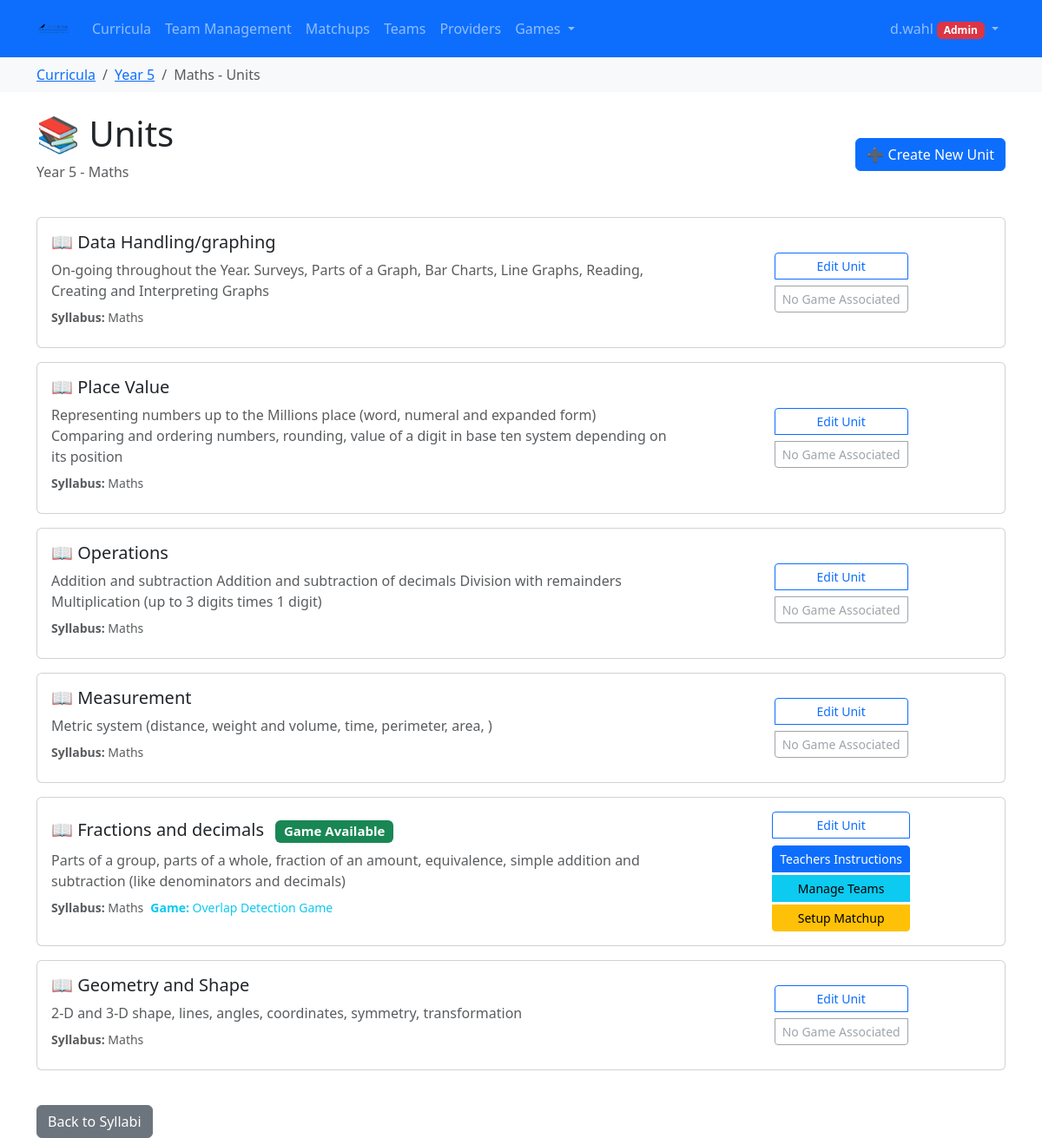
Page /syllabus/syllabus/5/units/ (signed in) on the committed database.
### syllabus/models.py (models this page shows, shortened)
class Syllabus(models.Model):
    curriculum = models.ForeignKey(Curriculum, on_delete=models.CASCADE)
    name = models.CharField(max_length=255)

class Curriculum(models.Model):
    provider = models.ForeignKey(Provider, on_delete=models.CASCADE)
    title = models.CharField(max_length=200)
    description = models.TextField(blank=True)
    start_date = models.DateField(help_text="When this curriculum becomes effective")
    end_date = models.DateField(null=True, blank=True, help_text="When this curriculum expires (leave blank if still current)")
    created_at = models.DateTimeField(auto_now_add=True)
    updated_at = models.DateTimeField(auto_now=True)

class Unit(models.Model):
    syllabus = models.ForeignKey(Syllabus, on_delete=models.CASCADE, related_name='units')
    title = models.CharField(max_length=255)
    description = models.TextField(blank=True)
    ai_game = models.ForeignKey('aigames.AiGame', on_delete=models.SET_NULL, null=True, blank=True, help_text="Optional AI game associated with this unit")

### aigames/models.py (models this page shows, shortened)
class AiGame(models.Model):
    title = models.CharField(max_length=255)
    description = models.TextField(blank=True)
    created_at = models.DateTimeField(auto_now_add=True)
    updated_at = models.DateTimeField(auto_now=True)
    class Meta:
        ordering = ['title']

### syllabus/views.py (the view)
# urls.py: path('syllabus/<int:syllabus_id>/units/', views.unit_list, name='unit_list'),
@login_required
def unit_list(request, syllabus_id):
    syllabus = get_object_or_404(Syllabus, id=syllabus_id)
    units = Unit.objects.filter(syllabus=syllabus)
    context = {
        'syllabus': syllabus,
        'units': units,
        'is_admin': is_admin(request.user)
    }
    return render(request, 'syllabus/unit_list.html', context)

### aigames/models.py (called while the page is built)
    @property
    def logo_url(self):
        if self.logo:
            return self.logo.url
        return None

    @property
    def can_create_teams(self):
        return self.role in ['teacher', 'admin']

    @property
    def can_create_games(self):
        return self.role == 'admin'

    @property
    def can_modify_syllabus(self):
        return self.role == 'admin'

### syllabus/views.py (called while the page is built)
def can_modify_syllabus(user):
    if not user.is_authenticated:
        return False
    try:
        from aigames.models import UserProfile
        return user.profile.can_modify_syllabus
    except (UserProfile.DoesNotExist, AttributeError):
        return user.is_superuser or user.groups.filter(name='Admin').exists()

def is_admin(user):
    return can_modify_syllabus(user)

### syllabus/templates/syllabus/unit_list.html (shortened to what this page needs)
{% extends 'syllabus/base.html' %}
{% block breadcrumb %}
<nav aria-label="breadcrumb" class="bg-light py-2">
    <div class="container">
        <ol class="breadcrumb mb-0">
            <li class="breadcrumb-item"><a href="{% url 'curriculum_list' %}">Curricula</a></li>
            <li class="breadcrumb-item"><a href="{% url 'syllabus_list' syllabus.curriculum.id %}">{{ syllabus.curriculum.title }}</a></li>
            <li class="breadcrumb-item active">{{ syllabus.name }} - Units</li>
        </ol>
    </div>
</nav>
{% endblock %}
{% block content %}
<div class="d-flex justify-content-between align-items-center mb-4">
    <div>
        <h1>📚 Units</h1>
        <p class="text-muted">{{ syllabus.curriculum.title }} - {{ syllabus.name }}</p>
    </div>
    {% if can_modify_syllabus %}
        <a href="{% url 'create_unit_for_syllabus' syllabus.id %}" class="btn btn-primary">
            ➕ Create New Unit
        </a>
    {% endif %}
</div>
<div class="row">
    <div class="col-12">
        {% for unit in units %}
        <div class="card mb-3">
            <div class="card-body">
                <div class="row align-items-center">
                    <div class="col-md-8">
                        <h5 class="card-title mb-2">
                            📖 {{ unit.title }}
                            {% if unit.ai_game %}
                                <span class="badge bg-success ms-2">
                                     Game Available
                                </span>
                            {% endif %}
                        </h5>
                        <p class="card-text text-muted mb-2">{{ unit.description|default:"No description available"|truncatewords:30 }}</p>
                        <div class="d-flex flex-wrap gap-2 mb-2">
                            <small class="text-muted">
                                <strong>Syllabus:</strong> {{ syllabus.name }}
                            </small>
                            {% if unit.ai_game %}
                                <small class="text-info">
                                    <strong>Game:</strong> {{ unit.ai_game.title }}
                                </small>
                            {% endif %}
                        </div>
                    </div>
                    <div class="col-md-4 text-end">
                        <div class="btn-group-vertical d-grid gap-2" role="group">
                            {% if can_modify_syllabus %}
                                <a href="{% url 'edit_unit' unit.id %}" class="btn btn-outline-primary btn-sm">
                                     Edit Unit
                                </a>
                            {% endif %}
                            {% if unit.ai_game %}
                                {% if can_create_teams %}
                                    <div class="btn-group-vertical d-grid gap-1" role="group">
                                        <a href="{% url 'aigames:teacher_game_instructions' unit.ai_game.id %}" class="btn btn-primary btn-sm">
                                             Teachers Instructions
                                        </a>
                                        <a href="{% url 'aigames:team_management_dashboard' %}" class="btn btn-info btn-sm">
                                             Manage Teams
                                        </a>
                                        <a href="{% url 'aigames:create_game_matchup' %}?game={{ unit.ai_game.id }}" class="btn btn-warning btn-sm">
                                             Setup Matchup
                                        </a>
                                    </div>
                                {% else %}
                                    <a href="{{ unit.ai_game.html_page_link }}" class="btn btn-success btn-sm" target="_blank">
                                        <i class="fas fa-external-link-alt"></i> Play {{ unit.ai_game.title }}
                                    </a>
                                {% endif %}
                            {% else %}
                                <span class="btn btn-outline-secondary btn-sm disabled">
                                     No Game Associated
                                </span>
                            {% endif %}
                        </div>
                    </div>
                </div>
            </div>
        </div>
        {% endfor %}
    </div>
</div>
<div class="mt-4">
    <a href="{% url 'syllabus_list' syllabus.curriculum.id %}" class="btn btn-secondary">
         Back to Syllabi
    </a>
</div>
{% endblock %}

### syllabus/templates/syllabus/base.html (shortened to what this page needs)
{% load static %}
<!DOCTYPE html>
<html>
<head>
    <link href="{% static 'syllabus/css/bootstrap.min.css' %}" rel="stylesheet">
</head>
<body>
    {% block navbar %}
    <nav class="navbar navbar-expand-lg navbar-dark bg-primary">
        <div class="container">
            {% if user.is_authenticated %}
                <a class="navbar-brand d-flex align-items-center" href="{% if user_role == 'student' %}{% url 'aigames:student_dashboard' %}{% else %}{% url 'curriculum_list' %}{% endif %}">
                    {% if school_logo %}
                        <img src="{{ school_logo }}" alt="{{ school_name }} Logo" height="40">
                    {% else %}
                        📚 Aiducator
                    {% endif %}
                </a>
            {% else %}
                <a class="navbar-brand" href="{% url 'landing_page' %}">📚 Aiducator</a>
            {% endif %}
            <div class="collapse navbar-collapse" id="navbarNav">
                {% if user.is_authenticated %}
                    <ul class="navbar-nav me-auto">
                        {% if user_role == 'student' %}
                            <li class="nav-item">
                                <a class="nav-link" href="{% url 'aigames:student_dashboard' %}">
                                    <i class="bi bi-house-door"></i> My Games
                                </a>
                            </li>
                            <li class="nav-item">
                                <a class="nav-link" href="{% url 'aigames:list_teams' %}">
                                    <i class="bi bi-people"></i> Teams
                                </a>
                            </li>
                        {% else %}
                            <li class="nav-item">
                                <a class="nav-link" href="{% url 'curriculum_list' %}">
                                     Curricula
                                </a>
                            </li>
                            <li class="nav-item">
                                <a class="nav-link" href="{% url 'aigames:team_management_dashboard' %}">
                                     Team Management
                                </a>
                            </li>
                            <li class="nav-item">
                                <a class="nav-link" href="{% url 'aigames:game_matchups_list' %}">
                                     Matchups
                                </a>
                            </li>
                            <li class="nav-item">
                                <a class="nav-link" href="{% url 'aigames:list_teams' %}">
                                     Teams
                                </a>
                            </li>
                            {% if can_modify_syllabus %}
                                <li class="nav-item">
                                    <a class="nav-link" href="{% url 'provider_list' %}">
                                         Providers
                                    </a>
                                </li>
                                <li class="nav-item dropdown">
                                    <a class="nav-link dropdown-toggle" href="#" id="gamesDropdown" role="button" data-bs-toggle="dropdown" aria-expanded="false">
                                         Games
                                    </a>
                                </li>
                            {% endif %}
                        {% endif %}
                    </ul>
                {% endif %}
                <ul class="navbar-nav">
                    {% if user.is_authenticated %}
                        <li class="nav-item dropdown">
                            <a class="nav-link dropdown-toggle" href="#" id="navbarDropdown" role="button" data-bs-toggle="dropdown">
                                {{ user.username }}
                                {% if user_role == 'admin' %}
                                    <span class="badge bg-danger">Admin</span>
                                {% elif user_role == 'teacher' %}
                                    <span class="badge bg-warning text-dark">Teacher</span>
                                {% elif user_role == 'student' %}
                                    <span class="badge bg-info">Student</span>
                                {% else %}
                                    <span class="badge bg-secondary">User</span>
                                {% endif %}
                            </a>
                        </li>
                    {% else %}
                        <li class="nav-item">
                            <a class="nav-link" href="/accounts/login/">Login</a>
                        </li>
                    {% endif %}
                </ul>
            </div>
        </div>
    </nav>
    {% endblock %}
    {% block breadcrumb %}{% endblock %}
    <div class="container mt-4">
        {% block content %}{% endblock %}
    </div>
</body>
</html>

### rows in the picture
Syllabus: curriculum "Year 5", name "Maths"
Unit: title "Data Handling/graphing", description "On-going throughout the Year. Surveys, Parts of a Graph, Bar Charts, Line Graphs, Reading, Creating and Interpreting Graphs", shows "No Game Associated"
Unit: title "Place Value", description "Representing numbers up to the Millions place (word, numeral and expanded form) Comparing and ordering numbers, rounding, value of a digit in base ten system depending on its position", shows "No Game Associated"
Unit: title "Operations", description "Addition and subtraction Addition and subtraction of decimals Division with remainders Multiplication (up to 3 digits times 1 digit)", shows "No Game Associated"
Unit: title "Measurement", description "Metric system (distance, weight and volume, time, perimeter, area, )", shows "No Game Associated"
Unit: title "Fractions and decimals", shows "Game Available", description "Parts of a group, parts of a whole, fraction of an amount, equivalence, simple addition and subtraction (like denominators and decimals)", ai_game "Overlap Detection Game"
Unit: title "Geometry and Shape", description "2-D and 3-D shape, lines, angles, coordinates, symmetry, transformation", shows "No Game Associated"

### other values in the picture
{{ user.username }} "d.wahl"
